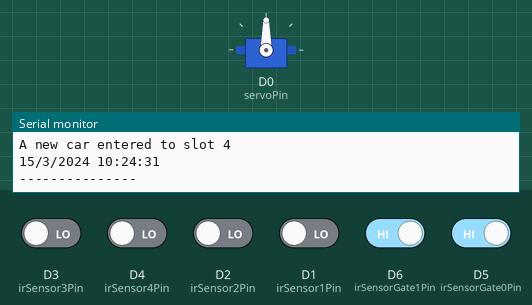
This sketch was run on a simulated ESP8266 (NodeMCU). On the bench: servo, the last lines printed to the serial monitor. The inputs (shaded band) are chosen by the test bench; at power-on: D5 (irSensorGate0Pin), D6 (irSensorGate1Pin) HIGH, D1 (irSensor1Pin), D2 (irSensor2Pin), D3 (irSensor3Pin), D4 (irSensor4Pin) LOW. WiFi joins after 1.5 s; servers stay silent unless stated; network time is answered at once with the bench clock; the local clock reads 2024-03-15 10:24:30 at power-on unless the sketch sets it.

Above: at 3.0 s.
3.1 s: D6 (irSensorGate1Pin) driven LOW
At 4.2 s:
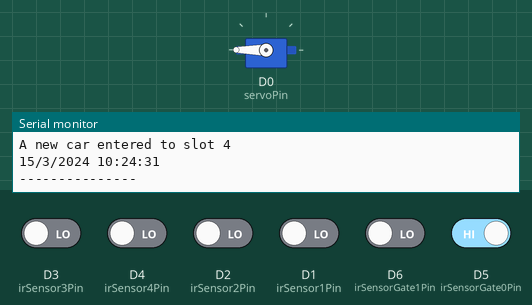
4.7 s: D6 (irSensorGate1Pin) driven HIGH
At 7.7 s:
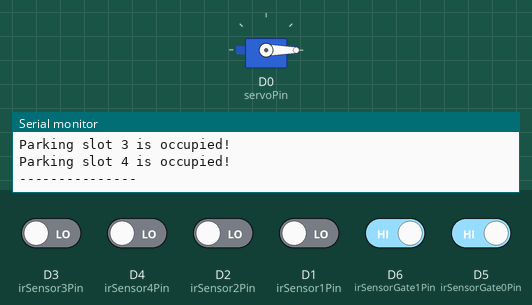
11.8 s: D5 (irSensorGate0Pin) driven LOW
At 13.5 s:
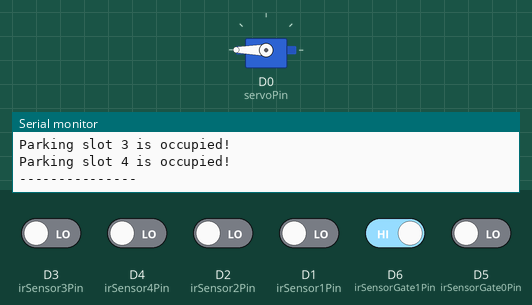
14.1 s: D5 (irSensorGate0Pin) driven HIGH
At 16.3 s:
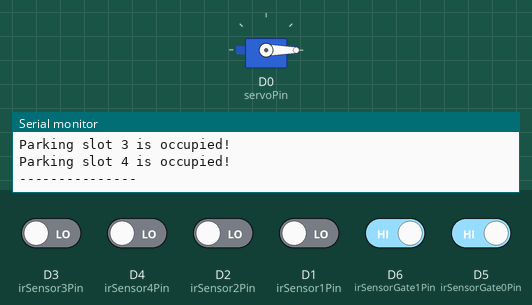
Timing chart, 0 to 17.6 s (numbered marks = the images above; inputs shaded):
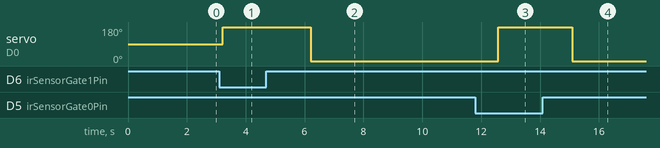

Measured:
- after the input at 3.1 s, servo on D0 (servoPin): 90° → 180° after 0.12 s
- after the input at 4.7 s, servo on D0 (servoPin): 180° → 0° after 1.5 s
- after the input at 11.8 s, servo on D0 (servoPin): 0° → 180° after 0.78 s
- after the input at 14.1 s, servo on D0 (servoPin): 180° → 0° after 1.0 s

The sketch:

DeeDeeParking.ino
```cpp
//Include the library files
#define BLYNK_PRINT Serial
#include <ESP8266WiFi.h>
#include <BlynkSimpleEsp8266.h>
#include <Servo.h>
#include <Thread.h>
#include <ThreadController.h>
#include <time.h>
#include <WiFiUdp.h>
#include <NTPClient.h>
#include <TimeLib.h>
#include <FirebaseESP8266.h>
//Provide the token generation process info.
#include "addons/TokenHelper.h"
//Provide the RTDB payload printing info and other helper functions.
#include "addons/RTDBHelper.h"

#define BLYNK_TEMPLATE_ID "TMPL6bE80JpYR"
#define BLYNK_TEMPLATE_NAME "Deedee Parking Project"
#define BLYNK_AUTH_TOKEN "O1FPsoO3-MV_iKuGK_oxhyjRXFWVOLTc"

Servo servo;

// Insert Firebase project API Key
#define API_KEY "AIzaSyDqKyGFVf3v9TySgTBRErRTzmyfZ0nv9iE"

// Insert RTDB URLefine the RTDB URL */
#define DATABASE_URL "deedee-parking-project-default-rtdb.asia-southeast1.firebasedatabase.app"

//Define Firebase Data object
FirebaseData fbdo;
FirebaseAuth fauth;
FirebaseConfig config;

char auth[] = BLYNK_AUTH_TOKEN;
char ssid[] = "VT";        //Enter your WIFI name
char pass[] = "12341234";  //Enter your WIFI password

// define the pins for parking lot
const int irSensor1Pin = D1;
const int irSensor2Pin = D2;
const int irSensor3Pin = D3;
const int irSensor4Pin = D4;
const int irSensorGate0Pin = D5;
const int irSensorGate1Pin = D6;
const int servoPin = D0;
bool isParked[4] = { false, false, false, false };
String timeIn[4] = { "null", "null", "null", "null" };

// create and start the threads
Thread detectParking_thread = Thread();
Thread controlGate_thread = Thread();
ThreadController controller = ThreadController();

const long utcOffsetInSeconds = 25200;
WiFiUDP ntpUDP;
NTPClient timeClient(ntpUDP, "pool.ntp.org", utcOffsetInSeconds);

FirebaseData firebaseData;
String path = "/";
FirebaseJson json;

unsigned long sendDataPrevMillis = 0;
int count = 0;
bool signupOK = false;

//Define a function to handle switch servo in blynk
int old_blynk_cmd = 0;
BLYNK_WRITE(V0) {
  int switchState = param.asInt();
  if (switchState == 0 && switchState != old_blynk_cmd) {
    servo.write(0);
    old_blynk_cmd = switchState;
  } else if (switchState == 1 && switchState != old_blynk_cmd) {
    servo.write(180);
    old_blynk_cmd = switchState;
  }
}

// thread function to detect parking slot
void detectParkingSlot() {
  // read the values from each ir sensors
  int lot_1 = digitalRead(irSensor1Pin);
  int lot_2 = digitalRead(irSensor2Pin);
  int lot_3 = digitalRead(irSensor3Pin);
  int lot_4 = digitalRead(irSensor4Pin);

  // This mean a new car just entered
  if (lot_1 == LOW && isParked[0] == false) {
    Serial.println("A new car entered to slot 1");
    // save the time its entered and save to firebase
    // TIme
    timeClient.update();
    setTime(timeClient.getEpochTime());
    String timeString = String(day()) + "/" + String(month()) + "/" + String(year()) + " " + String(hour()) + ":" + String(minute()) + ":" + String(second());
    Serial.println(timeString);
    isParked[0] = true;  // set the isParked to true
    timeIn[0] = timeString;
  } else if (lot_1 == LOW && isParked[0] == true) {
    // A new car is stay in the park, we already have save the time! Just print to the LCD that this slot is occupied
    Serial.println("Parking slot 1 is occupied!");
  } else if (lot_1 == HIGH && isParked[0] == true) {
    // A new car has just leave the parking slot!!! Save the leave time to firebase
    Serial.println("The car just leave the slot 1");
    isParked[0] = false;
    // TIme
    timeClient.update();
    setTime(timeClient.getEpochTime());
    String timeString = String(day()) + "/" + String(month()) + "/" + String(year()) + " " + String(hour()) + ":" + String(minute()) + ":" + String(second());
    Serial.println(timeString);
    saveFirebase("1", timeIn[0], timeString);
  } else {
    // The parking slot now is empty!!!
    Serial.println("Parking slot 1 is empty");
  }

  // lot_2
  // This mean a new car just entered
  if (lot_2 == LOW && isParked[1] == false) {
    Serial.println("A new car entered to slot 2");
    // save the time its entered and save to firebase
    // TIme
    timeClient.update();
    setTime(timeClient.getEpochTime());
    String timeString = String(day()) + "/" + String(month()) + "/" + String(year()) + " " + String(hour()) + ":" + String(minute()) + ":" + String(second());
    Serial.println(timeString);
    timeIn[1] = timeString;
    isParked[1] = true;  // set the isParked to true
  } else if (lot_2 == LOW && isParked[1] == true) {
    // A new car is stay in the park, we already have save the time! Just print to the LCD that this slot is occupied
    Serial.println("Parking slot 2 is occupied!");
  } else if (lot_2 == HIGH && isParked[1] == true) {
    // A new car has just leave the parking slot!!! Save the leave time to firebase
    Serial.println("The car just leave the slot 2");
    isParked[1] = false;
    // TIme
    timeClient.update();
    setTime(timeClient.getEpochTime());
    String timeString = String(day()) + "/" + String(month()) + "/" + String(year()) + " " + String(hour()) + ":" + String(minute()) + ":" + String(second());
    Serial.println(timeString);
    saveFirebase("2", timeIn[1], timeString);
  } else {
    // The parking slot now is empty!!!
    Serial.println("Parking slot 2 is empty");
  }

  // 3
  // This mean a new car just entered
  if (lot_3 == LOW && isParked[2] == false) {
    Serial.println("A new car entered to slot 3");
    // save the time its entered and save to firebase
    // TIme
    timeClient.update();
    setTime(timeClient.getEpochTime());
    String timeString = String(day()) + "/" + String(month()) + "/" + String(year()) + " " + String(hour()) + ":" + String(minute()) + ":" + String(second());
    Serial.println(timeString);
    isParked[2] = true;  // set the isParked to true
    timeIn[2] = timeString;
  } else if (lot_3 == LOW && isParked[2] == true) {
    // A new car is stay in the park, we already have save the time! Just print to the LCD that this slot is occupied
    Serial.println("Parking slot 3 is occupied!");
  } else if (lot_3 == HIGH && isParked[2] == true) {
    // A new car has just leave the parking slot!!! Save the leave time to firebase
    Serial.println("The car just leave the slot 3");
    isParked[2] = false;
    // TIme
    timeClient.update();
    setTime(timeClient.getEpochTime());
    String timeString = String(day()) + "/" + String(month()) + "/" + String(year()) + " " + String(hour()) + ":" + String(minute()) + ":" + String(second());
    Serial.println(timeString);
    saveFirebase("3", timeIn[2], timeString);
  } else {
    // The parking slot now is empty!!!
    Serial.println("Parking slot 3 is empty");
  }
  // 4
  // This mean a new car just entered
  if (lot_4 == LOW && isParked[3] == false) {
    Serial.println("A new car entered to slot 4");
    // save the time its entered and save to firebase
    // TIme
    timeClient.update();
    setTime(timeClient.getEpochTime());
    String timeString = String(day()) + "/" + String(month()) + "/" + String(year()) + " " + String(hour()) + ":" + String(minute()) + ":" + String(second());
    Serial.println(timeString);
    isParked[3] = true;  // set the isParked to true
    timeIn[3] = timeString;
  } else if (lot_4 == LOW && isParked[3] == true) {
    // A new car is stay in the park, we already have save the time! Just print to the LCD that this slot is occupied
    Serial.println("Parking slot 4 is occupied!");
  } else if (lot_4 == HIGH && isParked[3] == true) {
    // A new car has just leave the parking slot!!! Save the leave time to firebase
    Serial.println("The car just leave the slot 4");
    isParked[3] = false;
    // TIme
    timeClient.update();
    setTime(timeClient.getEpochTime());
    String timeString = String(day()) + "/" + String(month()) + "/" + String(year()) + " " + String(hour()) + ":" + String(minute()) + ":" + String(second());
    Serial.println(timeString);
    saveFirebase("4", timeIn[3], timeString);
  } else {
    // The parking slot now is empty!!!
    Serial.println("Parking slot 4 is empty");
  }
  Serial.println("---------------");
  delay(1000);
}

// thread function to control the gate
void controlGate() {
  int gate_in, gate_out;
  // check the car in or out to open the gate
  gate_in = digitalRead(irSensorGate0Pin);
  gate_out = digitalRead(irSensorGate1Pin);

  if (gate_in == LOW) {
    openGate();
    while (gate_in == LOW) {
      gate_in = digitalRead(irSensorGate0Pin);
    }
    closeGate();
  } else if (gate_out == LOW) {
    while (gate_out == LOW) {
      openGate();
      gate_out = digitalRead(irSensorGate1Pin);
    }
    closeGate();
  }
}

void openGate() {
  servo.write(180);
  delay(1000);
}

void closeGate() {
  delay(1000);
  servo.write(0);
}

void saveFirebase(String slot, String timeIn, String timeOut) {
  if (Firebase.ready() && signupOK && (millis() - sendDataPrevMillis > 15000 || sendDataPrevMillis == 0)) {
    sendDataPrevMillis = millis();
    // get current timestamp
    timeClient.update();
    int timeStamp = timeClient.getEpochTime();
    String parentPath = "/" + String(timeStamp);
    json.set("/slot", slot);
    json.set("/time_in", timeIn);
    json.set("/time_out", timeOut);
    Firebase.RTDB.setJSON(&fbdo, parentPath.c_str(), &json);
  }
}


void setup() {
  // set the pins for ir sensors as input
  pinMode(irSensor1Pin, INPUT);
  pinMode(irSensor2Pin, INPUT);
  pinMode(irSensor3Pin, INPUT);
  pinMode(irSensor4Pin, INPUT);
  // set the pins for the gate
  pinMode(irSensorGate0Pin, INPUT);
  pinMode(irSensorGate1Pin, INPUT);

  // initialize the serial communication for debugging
  Serial.begin(9600);

  // //Initialize the Blynk library
  Blynk.begin(auth, ssid, pass, "blynk.cloud", 80);

  Blynk.virtualWrite(V0, LOW);

  // initialize the servo object
  servo.attach(servoPin);

  // detach the threads to let them run independently
  detectParking_thread.onRun(detectParkingSlot);
  detectParking_thread.setInterval(250);
  controlGate_thread.onRun(controlGate);
  controlGate_thread.setInterval(250);

  controller.add(&controlGate_thread);
  controller.add(&detectParking_thread);

  WiFi.begin(ssid, pass);
  while (WiFi.status() != WL_CONNECTED) {
    delay(1000);
    Serial.println("Connecting to WiFi...");
  }
  timeClient.begin();
  // Firebase
  /* Assign the api key (required) */
  config.api_key = API_KEY;

  /* Assign the RTDB URL (required) */
  config.database_url = DATABASE_URL;

  /* Sign up */
  if (Firebase.signUp(&config, &fauth, "", "")) {
    Serial.println("ok");
    signupOK = true;
  } else {
    Serial.printf("%s\n", config.signer.signupError.message.c_str());
  }
  /* Assign the callback function for the long running token generation task */
  config.token_status_callback = tokenStatusCallback;  //see addons/TokenHelper.h

  Firebase.begin(&config, &fauth);
  Firebase.reconnectWiFi(true);
  fbdo.setResponseSize(4096);
}

void loop() {
  //Run the Blynk library
  Blynk.run();

  controller.run();
}
```
